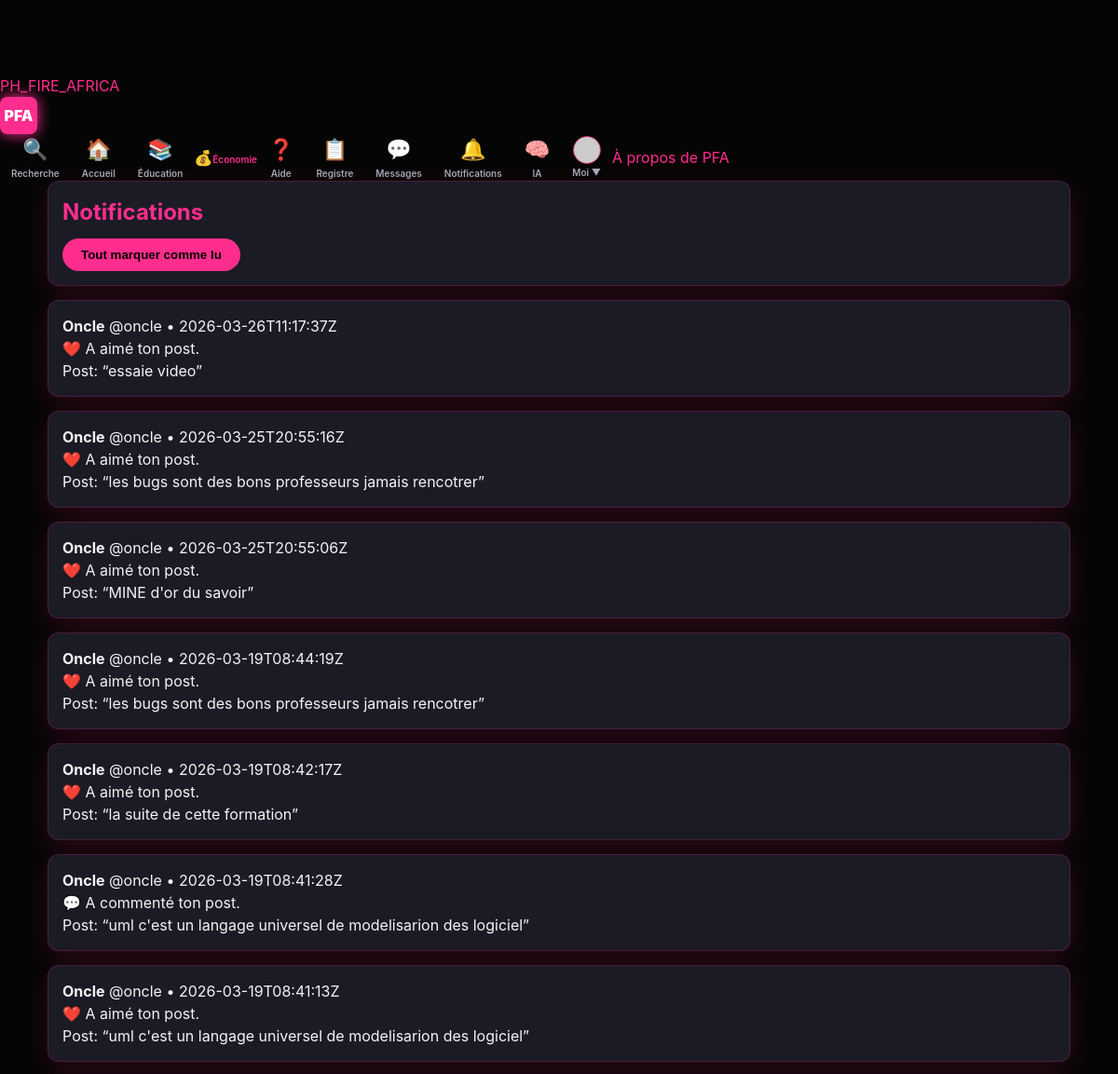
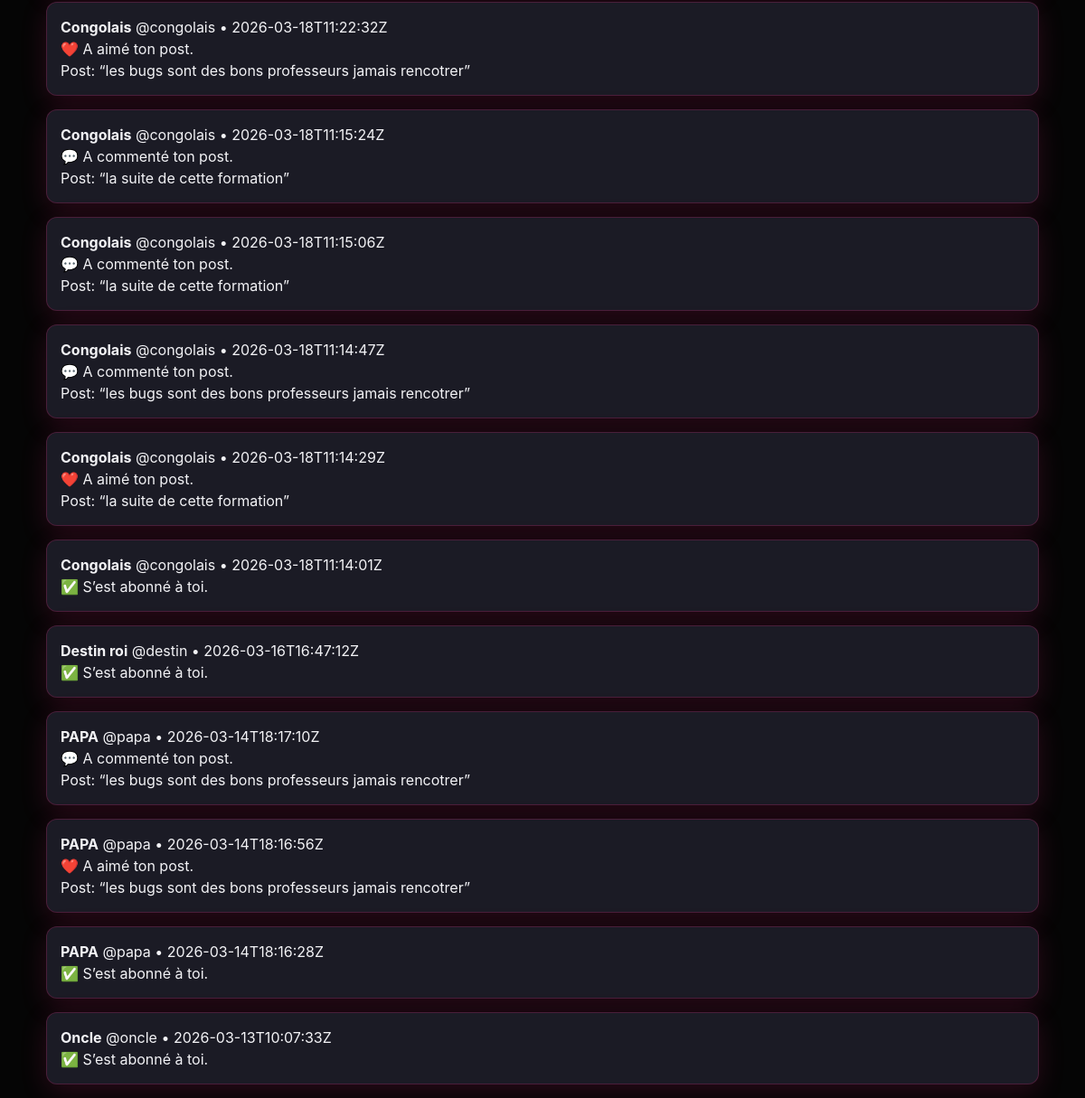
The page /notifications (signed in) on the database its author committed (2 pictures, top to bottom).
### tables this page shows
CREATE TABLE notifications (
  id INTEGER PRIMARY KEY AUTOINCREMENT,
  user_id INTEGER NOT NULL,
  actor_id INTEGER NOT NULL,
  ntype TEXT NOT NULL,
  post_id INTEGER,
  created_at TEXT NOT NULL,
  is_read INTEGER NOT NULL DEFAULT 0,
  FOREIGN KEY (user_id) REFERENCES users(id) ON DELETE CASCADE,
  FOREIGN KEY (actor_id) REFERENCES users(id) ON DELETE CASCADE,
  FOREIGN KEY (post_id) REFERENCES posts(id) ON DELETE CASCADE
);

CREATE TABLE users (
  id INTEGER PRIMARY KEY AUTOINCREMENT,
  username TEXT UNIQUE NOT NULL,
  identifier TEXT UNIQUE NOT NULL,
  display_name TEXT NOT NULL,
  bio TEXT DEFAULT '',
  password_hash TEXT NOT NULL,
  created_at TEXT NOT NULL
, profile_pic TEXT DEFAULT 'default_avatar.png', cover_pic TEXT DEFAULT 'default_cover.jpg', role TEXT DEFAULT 'apprenant', language TEXT DEFAULT 'fr', privacy_level TEXT DEFAULT 'public', video_pref TEXT DEFAULT 'data_saver');

CREATE TABLE posts (
  id INTEGER PRIMARY KEY AUTOINCREMENT,
  user_id INTEGER NOT NULL,
  content TEXT NOT NULL,
  image_filename TEXT,
  created_at TEXT NOT NULL,
  FOREIGN KEY (user_id) REFERENCES users(id) ON DELETE CASCADE
);

### app.py (the view)
    @app.get("/notifications")
    @login_required
    def notifications():
        me = current_user()
        rows = db_all(
            "SELECT n.*, a.username AS actor_username, a.display_name AS actor_display_name, "
            "p.content AS post_content "
            "FROM notifications n "
            "JOIN users a ON a.id=n.actor_id "
            "LEFT JOIN posts p ON p.id=n.post_id "
            "WHERE n.user_id=? ORDER BY n.created_at DESC LIMIT 100",
            (me["id"],),
        )
        return render_template("notifications.html", notifications=rows)

### templates/notifications.html (shortened to what this page needs)
{% extends "base.html" %}
{% set title = "Notifications" %}
{% block content %}
<div class="card notif-head">
  <h2>Notifications</h2>
  <form method="post" action="{{ url_for('notifications_read_all') }}">
    <button class="btn btn-ghost" type="submit">Tout marquer comme lu</button>
  </form>
</div>
{% for n in notifications %}
  <div class="card notif {% if n.is_read == 0 %}notif-unread{% endif %}">
    <div class="notif-line">
      <b>{{ n.actor_display_name }}</b>
      <span class="muted">@{{ n.actor_username }}</span>
      <span class="muted small">• {{ n.created_at }}</span>
    </div>
    {% if n.ntype == 'follow' %}
      <div>✅ S’est abonné à toi.</div>
    {% elif n.ntype == 'like' %}
      <div>❤️ A aimé ton post.</div>
    {% elif n.ntype == 'comment' %}
      <div>💬 A commenté ton post.</div>
    {% endif %}
    {% if n.post_id %}
      <div class="muted small">Post: “{{ (n.post_content or '')[:120] }}”</div>
    {% endif %}
  </div>
{% endfor %}
{% endblock %}

### static/style.css (style rules this page uses)
:root { --bg: #050505; --panel: #1b1b25; --panel-glass: rgba(27, 27, 37, 0.98); --accent: #ff2d8d; --accent-dark: #e2316c; --text-main: #f3f3f6; --muted: #a7a7b4; --border: rgba(255, 45, 141, 0.2); --radius: 12px; --shadow: 0 8px 30px rgba(255, 45, 141, 0.15); --nav-height: 65px; }
* { box-sizing: border-box; margin: 0; padding: 0; }
html, body { width: 100%; max-width: 100vw; overflow-x: hidden; background-color: var(--bg); color: var(--text-main); font-family: 'Inter', system-ui, sans-serif; line-height: 1.5; }
body { padding-top: calc(var(--nav-height) + 15px); }
h1, h2, h3, h4 { color: var(--accent); margin-bottom: 10px; }
.card { background: var(--panel); border: 1px solid var(--border); border-radius: var(--radius); padding: 15px; margin-bottom: 15px; box-shadow: var(--shadow); }
.btn { background: var(--accent); color: #000; padding: 10px 20px; border-radius: 30px; font-weight: 800; border: none; cursor: pointer; }

### rows shown on the page
notifications: actor_display_name "Oncle", actor_username "oncle", created_at "2026-03-26T11:17:37Z", ntype "❤️ A aimé ton post."
posts: content "essaie video"
notifications: actor_display_name "Oncle", actor_username "oncle", created_at "2026-03-25T20:55:16Z", ntype "❤️ A aimé ton post."
posts: content "les bugs sont des bons professeurs jamais rencotrer"
notifications: actor_display_name "Oncle", actor_username "oncle", created_at "2026-03-25T20:55:06Z", ntype "❤️ A aimé ton post."
posts: content "MINE d'or du savoir"
notifications: actor_display_name "Oncle", actor_username "oncle", created_at "2026-03-19T08:44:19Z", ntype "❤️ A aimé ton post."
notifications: actor_display_name "Oncle", actor_username "oncle", created_at "2026-03-19T08:42:17Z", ntype "❤️ A aimé ton post."
posts: content "la suite de cette formation"
notifications: actor_display_name "Oncle", actor_username "oncle", created_at "2026-03-19T08:41:28Z", ntype "💬 A commenté ton post."
posts: content "uml c'est un langage universel de modelisarion des logiciel"
notifications: actor_display_name "Oncle", actor_username "oncle", created_at "2026-03-19T08:41:13Z", ntype "❤️ A aimé ton post."
notifications: actor_display_name "Congolais", actor_username "congolais", created_at "2026-03-18T11:22:32Z", ntype "❤️ A aimé ton post."
notifications: actor_display_name "Congolais", actor_username "congolais", created_at "2026-03-18T11:15:24Z", ntype "💬 A commenté ton post."
notifications: actor_display_name "Congolais", actor_username "congolais", created_at "2026-03-18T11:15:06Z", ntype "💬 A commenté ton post."
notifications: actor_display_name "Congolais", actor_username "congolais", created_at "2026-03-18T11:14:47Z", ntype "💬 A commenté ton post."
notifications: actor_display_name "Congolais", actor_username "congolais", created_at "2026-03-18T11:14:29Z", ntype "❤️ A aimé ton post."
notifications: actor_display_name "Congolais", actor_username "congolais", created_at "2026-03-18T11:14:01Z", ntype "✅ S’est abonné à toi."
notifications: actor_display_name "Destin roi", actor_username "destin", created_at "2026-03-16T16:47:12Z", ntype "✅ S’est abonné à toi."
notifications: actor_display_name "PAPA", actor_username "papa", created_at "2026-03-14T18:17:10Z", ntype "💬 A commenté ton post."
notifications: actor_display_name "PAPA", actor_username "papa", created_at "2026-03-14T18:16:56Z", ntype "❤️ A aimé ton post."
notifications: actor_display_name "PAPA", actor_username "papa", created_at "2026-03-14T18:16:28Z", ntype "✅ S’est abonné à toi."
notifications: actor_display_name "Oncle", actor_username "oncle", created_at "2026-03-13T10:07:33Z", ntype "✅ S’est abonné à toi."
